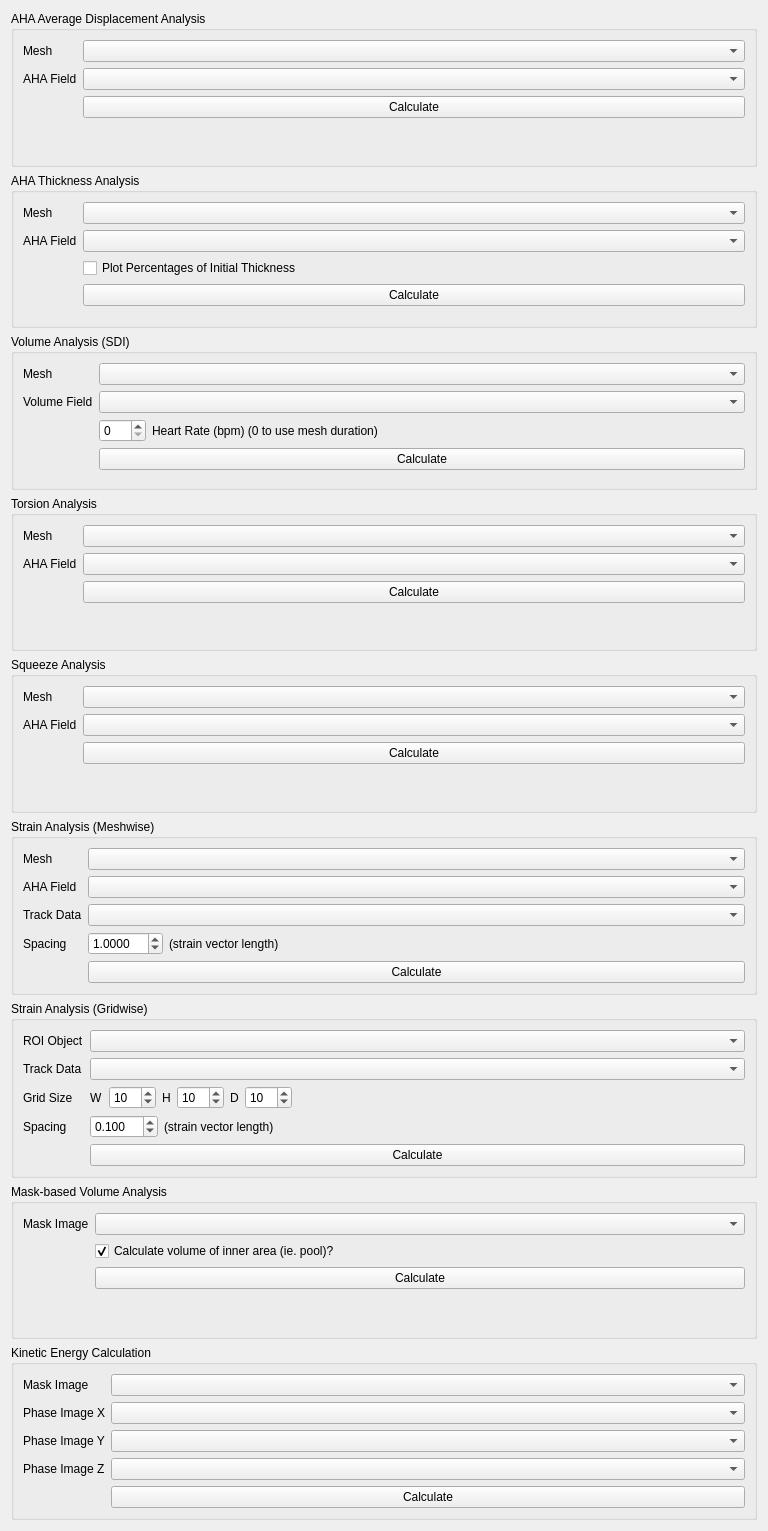
     <widget class="QWidget" name="page_5">
      <property name="geometry">
       <rect>
        <x>0</x>
        <y>-790</y>
        <width>768</width>
        <height>1531</height>
       </rect>
      </property>
      <property name="sizePolicy">
       <sizepolicy hsizetype="Preferred" vsizetype="Fixed">
        <horstretch>0</horstretch>
        <verstretch>0</verstretch>
       </sizepolicy>
      </property>
      <attribute name="label">
       <string>4. Analysis</string>
      </attribute>
      <layout class="QVBoxLayout" name="verticalLayout_12">
       <item>
        <widget class="QGroupBox" name="groupBox_13">
         <property name="title">
          <string>AHA Average Displacement Analysis</string>
         </property>
         <layout class="QFormLayout" name="formLayout_13">
          <property name="fieldGrowthPolicy">
           <enum>QFormLayout::AllNonFixedFieldsGrow</enum>
          </property>
          <item row="0" column="0">
           <widget class="QLabel" name="label_47">
            <property name="text">
             <string>Mesh</string>
            </property>
           </widget>
          </item>
          <item row="0" column="1">
           <widget class="QComboBox" name="dispMeshBox">
            <property name="sizePolicy">
             <sizepolicy hsizetype="Expanding" vsizetype="Fixed">
              <horstretch>0</horstretch>
              <verstretch>0</verstretch>
             </sizepolicy>
            </property>
           </widget>
          </item>
          <item row="1" column="0">
           <widget class="QLabel" name="label_48">
            <property name="text">
             <string>AHA Field</string>
            </property>
           </widget>
          </item>
          <item row="1" column="1">
           <widget class="QComboBox" name="dispFieldBox">
            <property name="sizePolicy">
             <sizepolicy hsizetype="Expanding" vsizetype="Fixed">
              <horstretch>0</horstretch>
              <verstretch>0</verstretch>
             </sizepolicy>
            </property>
           </widget>
          </item>
          <item row="2" column="1">
           <widget class="QPushButton" name="avgdispButton">
            <property name="sizePolicy">
             <sizepolicy hsizetype="Expanding" vsizetype="Fixed">
              <horstretch>0</horstretch>
              <verstretch>0</verstretch>
             </sizepolicy>
            </property>
            <property name="text">
             <string>Calculate</string>
            </property>
           </widget>
          </item>
         </layout>
        </widget>
       </item>
       <item>
        <widget class="QGroupBox" name="groupBox_12">
         <property name="title">
          <string>AHA Thickness Analysis</string>
         </property>
         <layout class="QFormLayout" name="formLayout_12">
          <item row="0" column="0">
           <widget class="QLabel" name="label_45">
            <property name="text">
             <string>Mesh</string>
            </property>
           </widget>
          </item>
          <item row="0" column="1">
           <widget class="QComboBox" name="thickMeshBox">
            <property name="sizePolicy">
             <sizepolicy hsizetype="Expanding" vsizetype="Fixed">
              <horstretch>0</horstretch>
              <verstretch>0</verstretch>
             </sizepolicy>
            </property>
           </widget>
          </item>
          <item row="3" column="1">
           <widget class="QPushButton" name="thicknessButton">
            <property name="sizePolicy">
             <sizepolicy hsizetype="Expanding" vsizetype="Fixed">
              <horstretch>0</horstretch>
              <verstretch>0</verstretch>
             </sizepolicy>
            </property>
            <property name="text">
             <string>Calculate</string>
            </property>
           </widget>
          </item>
          <item row="1" column="1">
           <widget class="QComboBox" name="thickFieldBox">
            <property name="sizePolicy">
             <sizepolicy hsizetype="Expanding" vsizetype="Fixed">
              <horstretch>0</horstretch>
              <verstretch>0</verstretch>
             </sizepolicy>
            </property>
           </widget>
          </item>
          <item row="1" column="0">
           <widget class="QLabel" name="label_46">
            <property name="text">
             <string>AHA Field</string>
            </property>
           </widget>
          </item>
          <item row="2" column="1">
           <widget class="QCheckBox" name="percentThickBox">
            <property name="sizePolicy">
             <sizepolicy hsizetype="Expanding" vsizetype="Fixed">
              <horstretch>0</horstretch>
              <verstretch>0</verstretch>
             </sizepolicy>
            </property>
            <property name="text">
             <string>Plot Percentages of Initial Thickness</string>
            </property>
           </widget>
          </item>
         </layout>
        </widget>
       </item>
       <item>
        <widget class="QGroupBox" name="groupBox_14">
         <property name="title">
          <string>Volume Analysis (SDI)</string>
         </property>
         <layout class="QFormLayout" name="formLayout_14">
          <item row="0" column="0">
           <widget class="QLabel" name="label_49">
            <property name="text">
             <string>Mesh</string>
            </property>
           </widget>
          </item>
          <item row="0" column="1">
           <widget class="QComboBox" name="volMeshBox">
            <property name="sizePolicy">
             <sizepolicy hsizetype="Expanding" vsizetype="Fixed">
              <horstretch>0</horstretch>
              <verstretch>0</verstretch>
             </sizepolicy>
            </property>
           </widget>
          </item>
          <item row="1" column="1">
           <widget class="QComboBox" name="volFieldBox">
            <property name="sizePolicy">
             <sizepolicy hsizetype="Expanding" vsizetype="Fixed">
              <horstretch>0</horstretch>
              <verstretch>0</verstretch>
             </sizepolicy>
            </property>
           </widget>
          </item>
          <item row="1" column="0">
           <widget class="QLabel" name="label_50">
            <property name="text">
             <string>Volume Field</string>
            </property>
           </widget>
          </item>
          <item row="3" column="1">
           <widget class="QPushButton" name="volButton">
            <property name="sizePolicy">
             <sizepolicy hsizetype="Expanding" vsizetype="Fixed">
              <horstretch>0</horstretch>
              <verstretch>0</verstretch>
             </sizepolicy>
            </property>
            <property name="text">
             <string>Calculate</string>
            </property>
           </widget>
          </item>
          <item row="2" column="1">
           <layout class="QHBoxLayout" name="horizontalLayout_18">
            <property name="topMargin">
             <number>0</number>
            </property>
            <item>
             <widget class="QSpinBox" name="bpmBox">
              <property name="sizePolicy">
               <sizepolicy hsizetype="Maximum" vsizetype="Fixed">
                <horstretch>0</horstretch>
                <verstretch>0</verstretch>
               </sizepolicy>
              </property>
              <property name="minimum">
               <number>0</number>
              </property>
              <property name="maximum">
               <number>200</number>
              </property>
              <property name="value">
               <number>0</number>
              </property>
             </widget>
            </item>
            <item>
             <widget class="QLabel" name="label_74">
              <property name="text">
               <string>Heart Rate (bpm) (0 to use mesh duration)</string>
              </property>
             </widget>
            </item>
           </layout>
          </item>
         </layout>
        </widget>
       </item>
       <item>
        <widget class="QGroupBox" name="groupBox_21">
         <property name="title">
          <string>Torsion Analysis</string>
         </property>
         <layout class="QFormLayout" name="formLayout_20">
          <item row="0" column="0">
           <widget class="QLabel" name="label_34">
            <property name="text">
             <string>Mesh</string>
            </property>
           </widget>
          </item>
          <item row="1" column="0">
           <widget class="QLabel" name="label_55">
            <property name="text">
             <string>AHA Field</string>
            </property>
           </widget>
          </item>
          <item row="0" column="1">
           <widget class="QComboBox" name="torsionMeshBox">
            <property name="sizePolicy">
             <sizepolicy hsizetype="Expanding" vsizetype="Fixed">
              <horstretch>0</horstretch>
              <verstretch>0</verstretch>
             </sizepolicy>
            </property>
           </widget>
          </item>
          <item row="1" column="1">
           <widget class="QComboBox" name="torsionFieldBox">
            <property name="sizePolicy">
             <sizepolicy hsizetype="Expanding" vsizetype="Fixed">
              <horstretch>0</horstretch>
              <verstretch>0</verstretch>
             </sizepolicy>
            </property>
           </widget>
          </item>
          <item row="2" column="1">
           <widget class="QPushButton" name="torsionButton">
            <property name="sizePolicy">
             <sizepolicy hsizetype="Expanding" vsizetype="Fixed">
              <horstretch>0</horstretch>
              <verstretch>0</verstretch>
             </sizepolicy>
            </property>
            <property name="text">
             <string>Calculate</string>
            </property>
           </widget>
          </item>
         </layout>
        </widget>
       </item>
       <item>
        <widget class="QGroupBox" name="groupBox_22">
         <property name="title">
          <string>Squeeze Analysis</string>
         </property>
         <layout class="QFormLayout" name="formLayout_21">
          <item row="0" column="1">
           <widget class="QComboBox" name="squeezeMeshBox">
            <property name="sizePolicy">
             <sizepolicy hsizetype="Expanding" vsizetype="Fixed">
              <horstretch>0</horstretch>
              <verstretch>0</verstretch>
             </sizepolicy>
            </property>
           </widget>
          </item>
          <item row="0" column="0">
           <widget class="QLabel" name="label_22">
            <property name="text">
             <string>Mesh</string>
            </property>
           </widget>
          </item>
          <item row="1" column="0">
           <widget class="QLabel" name="label_36">
            <property name="text">
             <string>AHA Field</string>
            </property>
           </widget>
          </item>
          <item row="1" column="1">
           <widget class="QComboBox" name="squeezeFieldBox">
            <property name="sizePolicy">
             <sizepolicy hsizetype="Expanding" vsizetype="Fixed">
              <horstretch>0</horstretch>
              <verstretch>0</verstretch>
             </sizepolicy>
            </property>
           </widget>
          </item>
          <item row="2" column="1">
           <widget class="QPushButton" name="squeezeButton">
            <property name="sizePolicy">
             <sizepolicy hsizetype="Expanding" vsizetype="Fixed">
              <horstretch>0</horstretch>
              <verstretch>0</verstretch>
             </sizepolicy>
            </property>
            <property name="text">
             <string>Calculate</string>
            </property>
           </widget>
          </item>
         </layout>
        </widget>
       </item>
       <item>
        <widget class="QGroupBox" name="groupBox_15">
         <property name="title">
          <string>Strain Analysis (Meshwise)</string>
         </property>
         <layout class="QFormLayout" name="formLayout_15">
          <property name="fieldGrowthPolicy">
           <enum>QFormLayout::AllNonFixedFieldsGrow</enum>
          </property>
          <item row="1" column="0">
           <widget class="QLabel" name="label_51">
            <property name="text">
             <string>Mesh</string>
            </property>
           </widget>
          </item>
          <item row="1" column="1">
           <widget class="QComboBox" name="strainMeshBox">
            <property name="sizePolicy">
             <sizepolicy hsizetype="Expanding" vsizetype="Fixed">
              <horstretch>0</horstretch>
              <verstretch>0</verstretch>
             </sizepolicy>
            </property>
           </widget>
          </item>
          <item row="2" column="0">
           <widget class="QLabel" name="label_53">
            <property name="text">
             <string>AHA Field</string>
            </property>
           </widget>
          </item>
          <item row="2" column="1">
           <widget class="QComboBox" name="strainMeshAHABox">
            <property name="sizePolicy">
             <sizepolicy hsizetype="Expanding" vsizetype="Fixed">
              <horstretch>0</horstretch>
              <verstretch>0</verstretch>
             </sizepolicy>
            </property>
           </widget>
          </item>
          <item row="3" column="0">
           <widget class="QLabel" name="label_54">
            <property name="text">
             <string>Track Data</string>
            </property>
           </widget>
          </item>
          <item row="3" column="1">
           <widget class="QComboBox" name="strainMeshTrackBox">
            <property name="sizePolicy">
             <sizepolicy hsizetype="Expanding" vsizetype="Fixed">
              <horstretch>0</horstretch>
              <verstretch>0</verstretch>
             </sizepolicy>
            </property>
           </widget>
          </item>
          <item row="4" column="0">
           <widget class="QLabel" name="label_56">
            <property name="text">
             <string>Spacing</string>
            </property>
           </widget>
          </item>
          <item row="4" column="1">
           <layout class="QHBoxLayout" name="horizontalLayout_12">
            <property name="bottomMargin">
             <number>0</number>
            </property>
            <item>
             <widget class="QDoubleSpinBox" name="strainSpacingMeshBox">
              <property name="decimals">
               <number>4</number>
              </property>
              <property name="minimum">
               <double>-99.989999999999995</double>
              </property>
              <property name="singleStep">
               <double>0.100000000000000</double>
              </property>
              <property name="value">
               <double>1.000000000000000</double>
              </property>
             </widget>
            </item>
            <item>
             <widget class="QLabel" name="label_57">
              <property name="text">
               <string>(strain vector length)</string>
              </property>
             </widget>
            </item>
            <item>
             <spacer name="horizontalSpacer_6">
              <property name="orientation">
               <enum>Qt::Horizontal</enum>
              </property>
              <property name="sizeHint" stdset="0">
               <size>
                <width>40</width>
                <height>20</height>
               </size>
              </property>
             </spacer>
            </item>
           </layout>
          </item>
          <item row="7" column="1">
           <widget class="QPushButton" name="strainMeshButton">
            <property name="sizePolicy">
             <sizepolicy hsizetype="Expanding" vsizetype="Fixed">
              <horstretch>0</horstretch>
              <verstretch>0</verstretch>
             </sizepolicy>
            </property>
            <property name="text">
             <string>Calculate</string>
            </property>
           </widget>
          </item>
         </layout>
        </widget>
       </item>
       <item>
        <widget class="QGroupBox" name="groupBox_10">
         <property name="title">
          <string>Strain Analysis (Gridwise)</string>
         </property>
         <layout class="QFormLayout" name="formLayout_10">
          <property name="fieldGrowthPolicy">
           <enum>QFormLayout::AllNonFixedFieldsGrow</enum>
          </property>
          <item row="0" column="0">
           <widget class="QLabel" name="label_35">
            <property name="text">
             <string>ROI Object</string>
            </property>
           </widget>
          </item>
          <item row="0" column="1">
           <widget class="QComboBox" name="strainROIBox">
            <property name="sizePolicy">
             <sizepolicy hsizetype="Expanding" vsizetype="Fixed">
              <horstretch>0</horstretch>
              <verstretch>0</verstretch>
             </sizepolicy>
            </property>
           </widget>
          </item>
          <item row="1" column="0">
           <widget class="QLabel" name="label_38">
            <property name="text">
             <string>Track Data</string>
            </property>
           </widget>
          </item>
          <item row="1" column="1">
           <widget class="QComboBox" name="strainTrackBox">
            <property name="sizePolicy">
             <sizepolicy hsizetype="Expanding" vsizetype="Fixed">
              <horstretch>0</horstretch>
              <verstretch>0</verstretch>
             </sizepolicy>
            </property>
           </widget>
          </item>
          <item row="2" column="0">
           <widget class="QLabel" name="label_41">
            <property name="text">
             <string>Grid Size</string>
            </property>
           </widget>
          </item>
          <item row="2" column="1">
           <layout class="QHBoxLayout" name="horizontalLayout_10">
            <property name="bottomMargin">
             <number>0</number>
            </property>
            <item>
             <widget class="QLabel" name="label_40">
              <property name="text">
               <string>W</string>
              </property>
             </widget>
            </item>
            <item>
             <widget class="QSpinBox" name="strainWBox">
              <property name="minimum">
               <number>2</number>
              </property>
              <property name="maximum">
               <number>999</number>
              </property>
              <property name="singleStep">
               <number>1</number>
              </property>
              <property name="value">
               <number>10</number>
              </property>
             </widget>
            </item>
            <item>
             <widget class="QLabel" name="label_42">
              <property name="text">
               <string>H</string>
              </property>
             </widget>
            </item>
            <item>
             <widget class="QSpinBox" name="strainHBox">
              <property name="minimum">
               <number>2</number>
              </property>
              <property name="maximum">
               <number>999</number>
              </property>
              <property name="value">
               <number>10</number>
              </property>
             </widget>
            </item>
            <item>
             <widget class="QLabel" name="label_43">
              <property name="text">
               <string>D</string>
              </property>
             </widget>
            </item>
            <item>
             <widget class="QSpinBox" name="strainDBox">
              <property name="minimum">
               <number>2</number>
              </property>
              <property name="maximum">
               <number>999</number>
              </property>
              <property name="value">
               <number>10</number>
              </property>
             </widget>
            </item>
            <item>
             <spacer name="horizontalSpacer_4">
              <property name="orientation">
               <enum>Qt::Horizontal</enum>
              </property>
              <property name="sizeHint" stdset="0">
               <size>
                <width>40</width>
                <height>20</height>
               </size>
              </property>
             </spacer>
            </item>
           </layout>
          </item>
          <item row="3" column="0">
           <widget class="QLabel" name="label_37">
            <property name="text">
             <string>Spacing</string>
            </property>
           </widget>
          </item>
          <item row="3" column="1">
           <layout class="QHBoxLayout" name="horizontalLayout_9">
            <property name="bottomMargin">
             <number>0</number>
            </property>
            <item>
             <widget class="QDoubleSpinBox" name="strainSpacingBox">
              <property name="decimals">
               <number>3</number>
              </property>
              <property name="minimum">
               <double>-99.989999999999995</double>
              </property>
              <property name="singleStep">
               <double>0.100000000000000</double>
              </property>
              <property name="value">
               <double>0.100000000000000</double>
              </property>
             </widget>
            </item>
            <item>
             <widget class="QLabel" name="label_39">
              <property name="text">
               <string>(strain vector length)</string>
              </property>
             </widget>
            </item>
            <item>
             <spacer name="horizontalSpacer_3">
              <property name="orientation">
               <enum>Qt::Horizontal</enum>
              </property>
              <property name="sizeHint" stdset="0">
               <size>
                <width>40</width>
                <height>20</height>
               </size>
              </property>
             </spacer>
            </item>
           </layout>
          </item>
          <item row="6" column="1">
           <widget class="QPushButton" name="strainButton">
            <property name="sizePolicy">
             <sizepolicy hsizetype="Expanding" vsizetype="Fixed">
              <horstretch>0</horstretch>
              <verstretch>0</verstretch>
             </sizepolicy>
            </property>
            <property name="text">
             <string>Calculate</string>
            </property>
           </widget>
          </item>
         </layout>
        </widget>
       </item>
       <item>
        <widget class="QGroupBox" name="groupBox_3">
         <property name="title">
          <string>Mask-based Volume Analysis</string>
         </property>
         <layout class="QFormLayout" name="formLayout_23">
          <item row="3" column="1">
           <widget class="QCheckBox" name="volImageMaskInnerBox">
            <property name="text">
             <string>Calculate volume of inner area (ie. pool)?</string>
            </property>
            <property name="checked">
             <bool>true</bool>
            </property>
           </widget>
          </item>
          <item row="4" column="1">
           <widget class="QPushButton" name="maskvolButton">
            <property name="text">
             <string>Calculate</string>
            </property>
           </widget>
          </item>
          <item row="2" column="1">
           <widget class="QComboBox" name="volImageMaskBox"/>
          </item>
          <item row="2" column="0">
           <widget class="QLabel" name="label_80">
            <property name="text">
             <string>Mask Image</string>
            </property>
           </widget>
          </item>
         </layout>
        </widget>
       </item>
       <item>
        <widget class="QGroupBox" name="groupBox_16">
         <property name="minimumSize">
          <size>
           <width>0</width>
           <height>0</height>
          </size>
         </property>
         <property name="title">
          <string>Kinetic Energy Calculation</string>
         </property>
         <layout class="QFormLayout" name="formLayout_16">
          <item row="0" column="0">
           <widget class="QLabel" name="label_58">
            <property name="text">
             <string>Mask Image</string>
            </property>
           </widget>
          </item>
          <item row="0" column="1">
           <widget class="QComboBox" name="keMaskBox">
            <property name="sizePolicy">
             <sizepolicy hsizetype="Expanding" vsizetype="Fixed">
              <horstretch>0</horstretch>
              <verstretch>0</verstretch>
             </sizepolicy>
            </property>
           </widget>
          </item>
          <item row="1" column="1">
           <widget class="QComboBox" name="phaseXBox">
            <property name="sizePolicy">
             <sizepolicy hsizetype="Expanding" vsizetype="Fixed">
              <horstretch>0</horstretch>
              <verstretch>0</verstretch>
             </sizepolicy>
            </property>
           </widget>
          </item>
          <item row="2" column="1">
           <widget class="QComboBox" name="phaseYBox">
            <property name="sizePolicy">
             <sizepolicy hsizetype="Expanding" vsizetype="Fixed">
              <horstretch>0</horstretch>
              <verstretch>0</verstretch>
             </sizepolicy>
            </property>
           </widget>
          </item>
          <item row="3" column="1">
           <widget class="QComboBox" name="phaseZBox">
            <property name="sizePolicy">
             <sizepolicy hsizetype="Expanding" vsizetype="Fixed">
              <horstretch>0</horstretch>
              <verstretch>0</verstretch>
             </sizepolicy>
            </property>
           </widget>
          </item>
          <item row="1" column="0">
           <widget class="QLabel" name="label_60">
            <property name="text">
             <string>Phase Image X</string>
            </property>
           </widget>
          </item>
          <item row="2" column="0">
           <widget class="QLabel" name="label_61">
            <property name="text">
             <string>Phase Image Y</string>
            </property>
           </widget>
          </item>
          <item row="3" column="0">
           <widget class="QLabel" name="label_62">
            <property name="text">
             <string>Phase Image Z</string>
            </property>
           </widget>
          </item>
          <item row="4" column="1">
           <widget class="QPushButton" name="keCalcButton">
            <property name="sizePolicy">
             <sizepolicy hsizetype="Expanding" vsizetype="Fixed">
              <horstretch>0</horstretch>
              <verstretch>0</verstretch>
             </sizepolicy>
            </property>
            <property name="text">
             <string>Calculate</string>
            </property>
           </widget>
          </item>
         </layout>
        </widget>
       </item>
      </layout>
     </widget>
